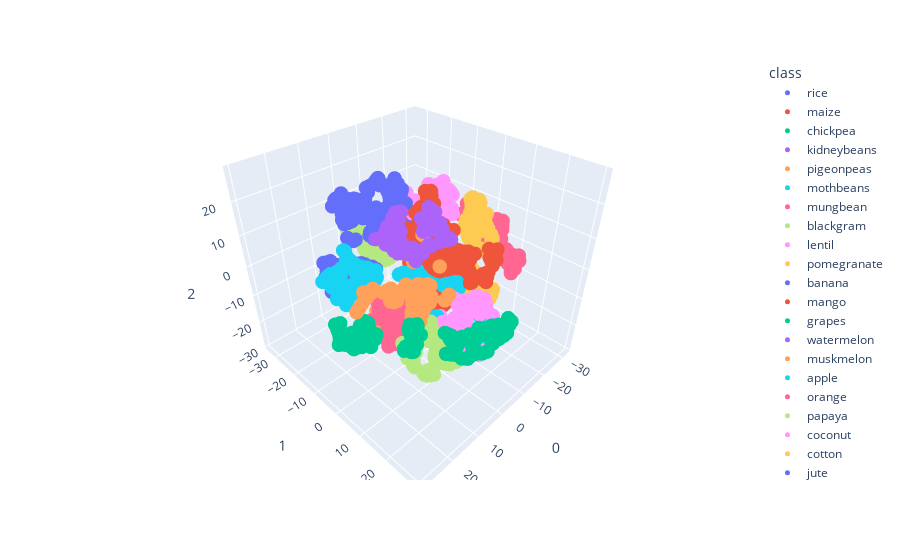

Here is the notebook cell this chart was saved with:
### Code cell
tsne = TSNE(n_components=3, random_state=0, perplexity=5)
projections_tsne = tsne.fit_transform(dataframe_escalado, )

fig = px.scatter_3d(
    projections_tsne, x=0, y=1, z=2,
    color=dataframe['label'], labels={'color': 'class'}
)
fig.update_traces(marker_size=5)
fig.show()
